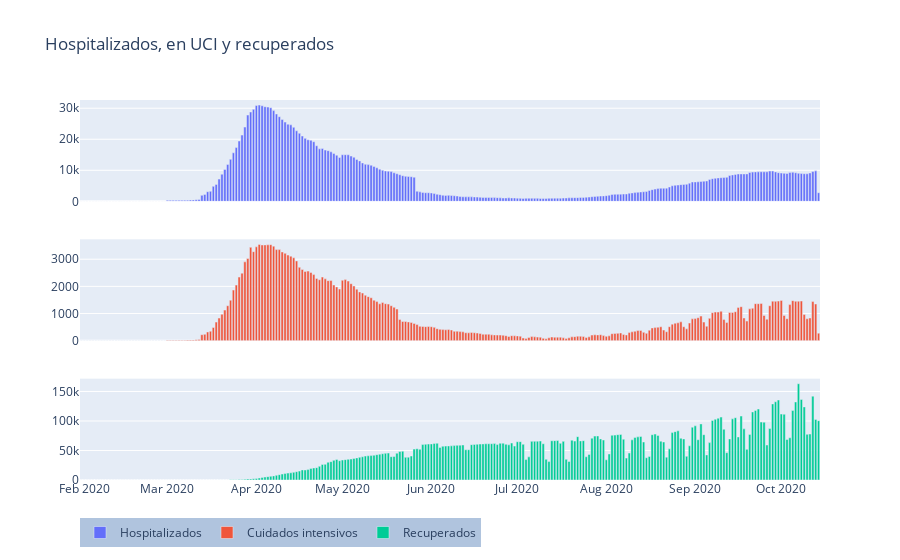

Notebook source saved alongside this figure:
### Code cell
fig = make_subplots(rows=3, cols=1, shared_xaxes=True)
fig.add_trace(go.Bar(x=spain['date'], y=spain['hospitalized'], name='Hospitalizados'), row=1, col=1)
fig.add_trace(go.Bar(x=spain['date'], y=spain['intensive_care'], name='Cuidados intensivos'), row=2, col=1)
fig.add_trace(go.Bar(x=spain['date'], y=spain['recovered'], name='Recuperados'), row=3, col=1)
fig.update_layout(legend=dict(orientation='h', bgcolor='LightSteelBlue'), title='Hospitalizados, en UCI y recuperados')
fig.show()

### Figure 1 — Plotly figure (JSON) as saved in the notebook; plotly's stock layout.template omitted (floating-point values rounded to 4 significant figures; data arrays with more than 128 entries replaced by an {"elided": "..."} marker saying what was removed)
{"data": [{"name": "Hospitalizados", "type": "bar", "x": {"elided": "258 str values"}, "xaxis": "x", "y": {"elided": "258 int values"}, "yaxis": "y"}, {"name": "Cuidados intensivos", "type": "bar", "x": {"elided": "258 str values"}, "xaxis": "x2", "y": {"elided": "258 int values"}, "yaxis": "y2"}, {"name": "Recuperados", "type": "bar", "x": {"elided": "258 str values"}, "xaxis": "x3", "y": {"elided": "258 float values"}, "yaxis": "y3"}], "layout": {"legend": {"bgcolor": "LightSteelBlue", "orientation": "h"}, "title": {"text": "Hospitalizados, en UCI y recuperados"}, "xaxis": {"anchor": "y", "domain": [0, 1], "matches": "x3", "showticklabels": false}, "xaxis2": {"anchor": "y2", "domain": [0, 1], "matches": "x3", "showticklabels": false}, "xaxis3": {"anchor": "y3", "domain": [0, 1]}, "yaxis": {"anchor": "x", "domain": [0.7333, 1]}, "yaxis2": {"anchor": "x2", "domain": [0.3667, 0.6333]}, "yaxis3": {"anchor": "x3", "domain": [0, 0.2667]}}}
